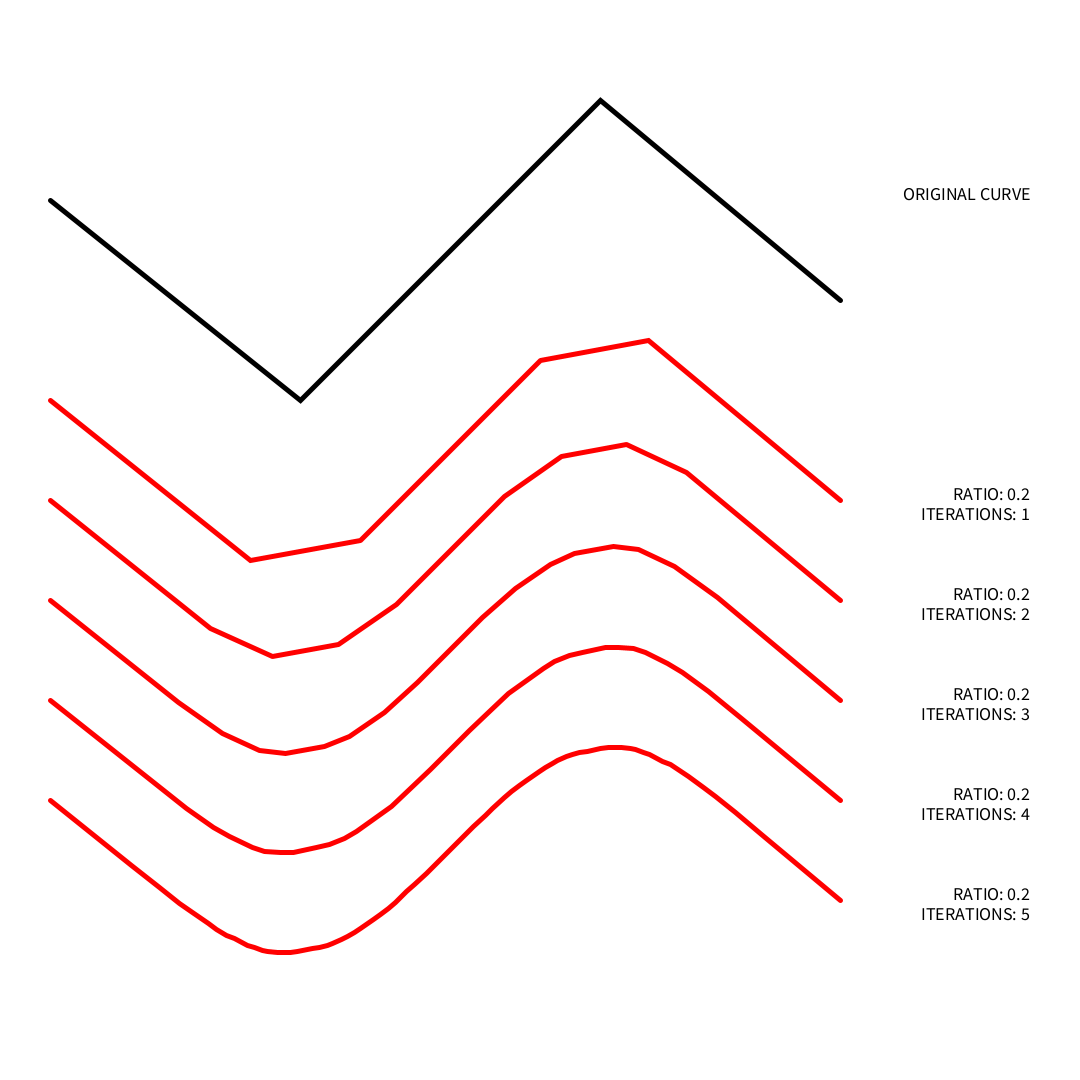
Frame 1 (no input)
Frame 60 (the mouse pressed at the canvas centre just before this capture): identical to frame 1, image omitted
Frame 120 (the mouse held since frame 60 and released just before this capture): identical to frame 1, image omitted

The Processing sketch that drew this single still picture (run headless with seeded random() and noise(); from frame 60 on, the mouse is pressed at the canvas centre):

// Processing sketch: chaikin01
// ── chaikin01.pde

float[] ratios = {0.2, 0.2, 0.2, 0.2, 0.2};
int[] iterations = {1, 2, 3, 4 ,5 ,6};
ArrayList<PVector> dots1;
ArrayList<PVector>[] chaikins;

void setup() {
  size(1080, 1080);
  
  dots1 = new ArrayList<PVector>();
  dots1.add(new PVector(50, 200));
  dots1.add(new PVector(300, 400));
  dots1.add(new PVector(600, 100));
  dots1.add(new PVector(840, 300));
  
  chaikins = new ArrayList[5];
  for(int i=0; i<chaikins.length; i++){
    chaikins[i] = chaikin(dots1, ratios[i], iterations[i], false);
  }
}
  
void draw() {
  
  background(255);
  fill(0); textSize(18); textAlign(RIGHT);
  text("ORIGINAL CURVE", width-50, 200);
  displayCurve(dots1, color(0), 5);
  
  for(int i=0; i<chaikins.length; i++){
    pushMatrix();
    translate(0, 200 + i*100);
    text("RATIO: "+ ratios[i], width-50, 300);
    text("ITERATIONS: "+ iterations[i], width-50, 320);
    displayCurve(chaikins[i], color(255, 0, 0), 5);
    popMatrix();
  }

}

void displayCurve(ArrayList<PVector> points, color c, float s){
  pushStyle();
  noFill(); stroke(c); strokeWeight(s);
  beginShape();
  for(PVector p : points){
    vertex(p.x, p.y);
  }
  endShape();
  popStyle();
}

ArrayList<PVector> chaikinCut(PVector a, PVector b, float ratio){
  
  ArrayList<PVector> n = new ArrayList();
  ratio = (ratio > 0.5) ? (1 - ratio) : ratio;

  PVector p1 = PVector.lerp(a, b, ratio);
  n.add(p1);

  PVector p2 = PVector.lerp(b, a, ratio);
  n.add(p2);

  return n;
}

ArrayList<PVector> chaikin(ArrayList<PVector> shape, float ratio, int iterations, boolean closed){
  if(iterations==0){
    return shape;
  }
  else {
    ArrayList<PVector> nextShape = new ArrayList<PVector>();

    int numCorners = shape.size();
    if (!closed) {
      numCorners = shape.size() - 1;
    }

    for (int i = 0; i < numCorners; i++) {
      PVector a = shape.get(i);
      PVector b = shape.get((i + 1) % shape.size());

      ArrayList<PVector> n = chaikinCut(a, b, ratio);
      if (!closed && i == 0) {
          nextShape.add(a.copy());
          nextShape.add(n.get(1).copy());
      } else if (!closed && i == numCorners - 1) {
          nextShape.add(n.get(0).copy());
          nextShape.add(b.copy());
      } else {
          nextShape.add(n.get(0).copy());
          nextShape.add(n.get(1).copy());
      }
    }
    return chaikin(nextShape, ratio, iterations - 1, closed);
  }
}
